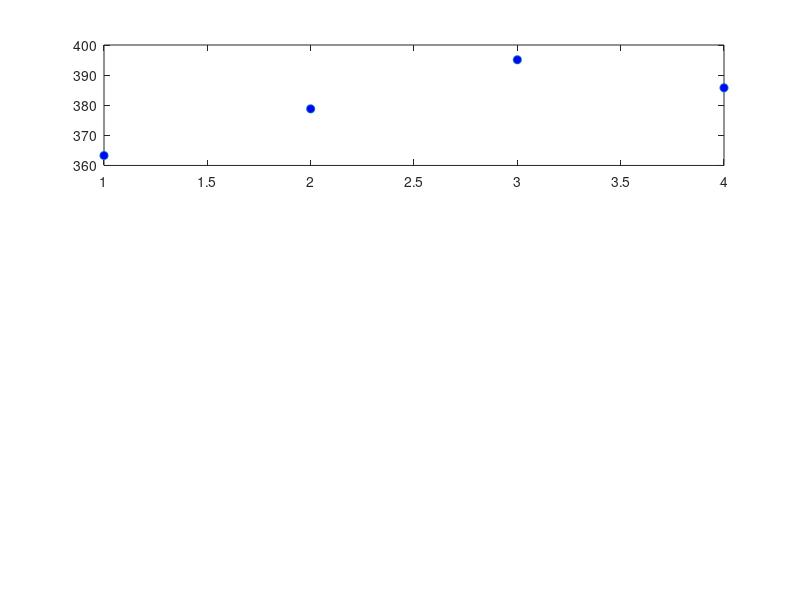

Here is the MATLAB script that generated this plot: (Note: this script raises an error after producing the figure.)
close all;
clear all;

%% Pitch
%Sub 1
pitch_atr = [363.3 378.8 395.1 385.8];
drift_atr = [347.2 378.4 386.1 378.0];
z = pitch_atr - pitch_atr(3);
figure;
subplot(3,1,1);
plot(pitch_atr,'o','MarkerFaceColor','b');
hline = refline([0 329.63]);
set(hline,'Color','k');
set(hline,'LineStyle',':');
hline = refline([0 349.23]);
set(hline,'Color','k');
set(hline,'LineStyle',':');
hline = refline([0 369.99]);
set(hline,'Color','k');
set(hline,'LineStyle',':');
hline = refline([0 392.00]);
set(hline,'Color','k');
set(hline,'LineStyle',':');
hline = refline([0 415.30]);
set(hline,'Color','k');
set(hline,'LineStyle',':');
title('A) Subject 1: Pitch','fontweight','bold','fontsize',12);
xlabel('ATR');
ylabel('Pitch (Hz)');
set(gca,'XTickLabel',{'NG14', '', 'RR', '', 'AC', '', 'LG14'});

%EIL
pitch_eil = [416.5 468.7 490.2 561.1];
drift_eil = [302.0 349.6 364.2 407.7];
z = [z; pitch_eil - pitch_eil(3)];

subplot(3,1,2);
plot(pitch_eil,'o','MarkerFaceColor','b');
hline = refline([0 415.30]);
set(hline,'Color','k');
set(hline,'LineStyle',':');
hline = refline([0 440.00]);
set(hline,'Color','k');
set(hline,'LineStyle',':');
hline = refline([0 466.16]);
set(hline,'Color','k');
set(hline,'LineStyle',':');
hline = refline([0 493.88]);
set(hline,'Color','k');
set(hline,'LineStyle',':');
hline = refline([0 523.25]);
set(hline,'Color','k');
set(hline,'LineStyle',':');
hline = refline([0 554.37]);
set(hline,'Color','k');
set(hline,'LineStyle',':');
xlabel('EIL');
ylabel('Pitch (Hz)');
set(gca,'XTickLabel',{'NG14', '', 'RR', '', 'AC', '', 'LG14'});

% WNDL
pitch_wndl = [325.1 296.6 286.6 318.2];
drift_wndl = [302.8 288.8 277.2 300.1];
z = [z; pitch_wndl - pitch_wndl(3)];
subplot(3,1,3);
plot(pitch_wndl,'o','MarkerFaceColor','b');
hline = refline([0 277.18]);
set(hline,'Color','k');
set(hline,'LineStyle',':');
hline = refline([0 293.66]);
set(hline,'Color','k');
set(hline,'LineStyle',':');
hline = refline([0 329.63]);
set(hline,'Color','k');
set(hline,'LineStyle',':');
xlabel('WNDL');
ylabel('Pitch (Hz)');
set(gca,'XTickLabel',{'NG14', '', 'RR', '', 'AC', '', 'LG14'});

% drift
figure;
y(:,1) = pitch_atr;
y(:,2) = drift_atr;
plot(y','-o');
ylabel('Pitch (Hz)');
title('A) Subject 1, ATR: Pitch Drift','fontweight','bold','fontsize',12);
legend('NG14', 'RR', 'AC', 'LG14','Location','North');
set(gca,'XTickLabel',{'', '', '', '', '', '', '', '', '', '', ''});
hline = refline([0 329.63]);
set(hline,'Color','k');
set(hline,'LineStyle',':');
hline = refline([0 349.23]);
set(hline,'Color','k');
set(hline,'LineStyle',':');
hline = refline([0 369.99]);
set(hline,'Color','k');
set(hline,'LineStyle',':');
hline = refline([0 392.00]);
set(hline,'Color','k');
set(hline,'LineStyle',':');
hline = refline([0 415.30]);
set(hline,'Color','k');
set(hline,'LineStyle',':');

figure;
y(:,1) = pitch_eil;
y(:,2) = drift_eil;
plot(y','-o');
title('B) Subject 1, EIL: Pitch Drift','fontweight','bold','fontsize',12);
legend('NG14', 'RR', 'AC', 'LG14','Location','North');
set(gca,'XTickLabel',{'', '', '', '', '', '', '', '', '', '', ''});
ylabel('Pitch (Hz)');
hline = refline([0 293.66]);
set(hline,'Color','k');
set(hline,'LineStyle',':');
hline = refline([0 311.13]);
set(hline,'Color','k');
set(hline,'LineStyle',':');
hline = refline([0 329.63]);
set(hline,'Color','k');
set(hline,'LineStyle',':');
hline = refline([0 349.23]);
set(hline,'Color','k');
set(hline,'LineStyle',':');
hline = refline([0 369.99]);
set(hline,'Color','k');
set(hline,'LineStyle',':');
hline = refline([0 392.00]);
set(hline,'Color','k');
set(hline,'LineStyle',':');
hline = refline([0 415.30]);
set(hline,'Color','k');
set(hline,'LineStyle',':');
hline = refline([0 440.00]);
set(hline,'Color','k');
set(hline,'LineStyle',':');
hline = refline([0 466.16]);
set(hline,'Color','k');
set(hline,'LineStyle',':');
hline = refline([0 493.88]);
set(hline,'Color','k');
set(hline,'LineStyle',':');
hline = refline([0 523.25]);
set(hline,'Color','k');
set(hline,'LineStyle',':');
hline = refline([0 554.37]);
set(hline,'Color','k');
set(hline,'LineStyle',':');

figure;
y(:,1) = pitch_wndl;
y(:,2) = drift_wndl;
plot(y','o-');
title('C) Subject 1, WNDL: Pitch Drift','fontweight','bold','fontsize',12);
legend('NG14', 'RR', 'AC', 'LG14','Location','North');
set(gca,'XTickLabel',{'', '', '', '', '', '', '', '', '', '', ''});
ylabel('Pitch (Hz)');
hline = refline([0 277.18]);
set(hline,'Color','k');
set(hline,'LineStyle',':');
hline = refline([0 293.66]);
set(hline,'Color','k');
set(hline,'LineStyle',':');
hline = refline([0 311.13]);
set(hline,'Color','k');
set(hline,'LineStyle',':');
hline = refline([0 329.63]);
set(hline,'Color','k');
set(hline,'LineStyle',':');

% Averages
figure;
errorbar(mean(z), std(z),'o','MarkerFaceColor','b');
hold on;
plot(median(z),'ro','MarkerFaceColor','r');
legend('Mean', 'Median');
set(gca,'XTickLabel',{'', 'NG14','','RR','','AC','','LG14'});
title('A) Subject 1: Pitch Differences Relative to AC','fontweight','bold','fontsize',12);
ylabel('Frequency (Hz)');
hline = refline([0 0]);
set(hline,'Color','k');


%Sub 2
pitch_atr = [298.1 318.8 314.6 398.3];
drift_atr = [296.1 306.4 310.2 390.2];
figure;
subplot(3,1,1);
plot(pitch_atr,'o','MarkerFaceColor','b');
hline = refline([0 293.66]);
set(hline,'Color','k');
set(hline,'LineStyle',':');
hline = refline([0 311.13]);
set(hline,'Color','k');
set(hline,'LineStyle',':');
hline = refline([0 329.63]);
set(hline,'Color','k');
set(hline,'LineStyle',':');
hline = refline([0 349.23]);
set(hline,'Color','k');
set(hline,'LineStyle',':');
hline = refline([0 369.99]);
set(hline,'Color','k');
set(hline,'LineStyle',':');
hline = refline([0 392.00]);
set(hline,'Color','k');
set(hline,'LineStyle',':');
hline = refline([0 415.30]);
set(hline,'Color','k');
set(hline,'LineStyle',':');
title('B) Subject 2: Pitch','fontweight','bold','fontsize',12);
xlabel('ATR');
ylabel('Pitch (Hz)');
set(gca,'XTickLabel',{'AC', '', 'NG14', '', 'LG14', '', 'RR'});

%EIL
pitch_eil = [473.8 472.9 523.8 531.8];
drift_eil = [470.4 493.3 542.2 540.8];
subplot(3,1,2);
plot(pitch_eil,'o','MarkerFaceColor','b');
hline = refline([0 466.16]);
set(hline,'Color','k');
set(hline,'LineStyle',':');
hline = refline([0 493.88]);
set(hline,'Color','k');
set(hline,'LineStyle',':');
hline = refline([0 523.25]);
set(hline,'Color','k');
set(hline,'LineStyle',':');
hline = refline([0 554.37]);
set(hline,'Color','k');
set(hline,'LineStyle',':');
xlabel('EIL');
ylabel('Pitch (Hz)');
set(gca,'XTickLabel',{'AC', '', 'NG14', '', 'LG14', '', 'RR'});

% JTOU
pitch_jtou = [232.1 235.3 262.6 246.5];
drift_jtou = [235.2 234.4 259.1 242.1];
subplot(3,1,3);
plot(pitch_jtou,'o','MarkerFaceColor','b');
hline = refline([0 220.0]);
set(hline,'Color','k');
set(hline,'LineStyle',':');
hline = refline([0 233.08]);
set(hline,'Color','k');
set(hline,'LineStyle',':');
hline = refline([0 246.94]);
set(hline,'Color','k');
set(hline,'LineStyle',':');
hline = refline([0 261.63]);
set(hline,'Color','k');
set(hline,'LineStyle',':');
hline = refline([0 277.18]);
set(hline,'Color','k');
set(hline,'LineStyle',':');
xlabel('JTOU');
ylabel('Pitch (Hz)');
set(gca,'XTickLabel',{'AC', '', 'NG14', '', 'LG14', '', 'RR'});

%Sub 2 Reordered
pitch_atr = [318.8 398.3 298.1 314.6];
z = [pitch_atr - pitch_atr(3)];
figure;
subplot(3,1,1);
plot(pitch_atr,'o','MarkerFaceColor','b');
hline = refline([0 293.66]);
set(hline,'Color','k');
set(hline,'LineStyle',':');
hline = refline([0 311.13]);
set(hline,'Color','k');
set(hline,'LineStyle',':');
hline = refline([0 329.63]);
set(hline,'Color','k');
set(hline,'LineStyle',':');
hline = refline([0 349.23]);
set(hline,'Color','k');
set(hline,'LineStyle',':');
hline = refline([0 369.99]);
set(hline,'Color','k');
set(hline,'LineStyle',':');
hline = refline([0 392.00]);
set(hline,'Color','k');
set(hline,'LineStyle',':');
hline = refline([0 415.30]);
set(hline,'Color','k');
set(hline,'LineStyle',':');
title('D) Subject 2: Pitch (rooms reordered)','fontweight','bold','fontsize',12);
xlabel('ATR');
ylabel('Pitch (Hz)');
set(gca,'XTickLabel',{'NG14', '', 'RR', '', 'AC', '', 'LG14'});

%EIL
pitch_eil = [472.9 531.8 473.8 523.8];
z = [z; pitch_eil - pitch_eil(3)];
subplot(3,1,2);
plot(pitch_eil,'o','MarkerFaceColor','b');
hline = refline([0 466.16]);
set(hline,'Color','k');
set(hline,'LineStyle',':');
hline = refline([0 493.88]);
set(hline,'Color','k');
set(hline,'LineStyle',':');
hline = refline([0 523.25]);
set(hline,'Color','k');
set(hline,'LineStyle',':');
hline = refline([0 554.37]);
set(hline,'Color','k');
set(hline,'LineStyle',':');
xlabel('EIL');
ylabel('Pitch (Hz)');
set(gca,'XTickLabel',{'NG14', '', 'RR', '', 'AC', '', 'LG14'});

% JTOU
pitch_jtou = [235.3 246.5 232.1 262.6];
z = [z; pitch_jtou - pitch_jtou(3)];
subplot(3,1,3);
plot(pitch_jtou,'o','MarkerFaceColor','b');
hline = refline([0 220.0]);
set(hline,'Color','k');
set(hline,'LineStyle',':');
hline = refline([0 233.08]);
set(hline,'Color','k');
set(hline,'LineStyle',':');
hline = refline([0 246.94]);
set(hline,'Color','k');
set(hline,'LineStyle',':');
hline = refline([0 261.63]);
set(hline,'Color','k');
set(hline,'LineStyle',':');
hline = refline([0 277.18]);
set(hline,'Color','k');
set(hline,'LineStyle',':');
xlabel('JTOU');
ylabel('Pitch (Hz)');
set(gca,'XTickLabel',{'NG14', '', 'RR', '', 'AC', '', 'LG14'});


% drift
figure;
y(:,1) = pitch_atr;
y(:,2) = drift_atr;
plot(y','o-');
ylabel('Pitch (Hz)');
title('D) Subject 2, ATR: Pitch Drift','fontweight','bold','fontsize',12);
legend('AC', 'NG14', 'LG14', 'RR','Location','North');
set(gca,'XTickLabel',{'', '', '', '', '', '', '', '', '', '', ''});
hline = refline([0 293.66]);
set(hline,'Color','k');
set(hline,'LineStyle',':');
hline = refline([0 311.13]);
set(hline,'Color','k');
set(hline,'LineStyle',':');
hline = refline([0 329.63]);
set(hline,'Color','k');
set(hline,'LineStyle',':');
hline = refline([0 349.23]);
set(hline,'Color','k');
set(hline,'LineStyle',':');
hline = refline([0 369.99]);
set(hline,'Color','k');
set(hline,'LineStyle',':');
hline = refline([0 392.00]);
set(hline,'Color','k');
set(hline,'LineStyle',':');
hline = refline([0 415.30]);
set(hline,'Color','k');
set(hline,'LineStyle',':');

figure;
y(:,1) = pitch_eil;
y(:,2) = drift_eil;
plot(y','-o');
title('E) Subject 2, EIL: Pitch Drift','fontweight','bold','fontsize',12');
legend('AC', 'NG14', 'LG14', 'RR','Location','North');
set(gca,'XTickLabel',{'', '', '', '', '', '', '', '', '', '', ''});
ylabel('Pitch (Hz)');
hline = refline([0 466.16]);
set(hline,'Color','k');
set(hline,'LineStyle',':');
hline = refline([0 493.88]);
set(hline,'Color','k');
set(hline,'LineStyle',':');
hline = refline([0 523.25]);
set(hline,'Color','k');
set(hline,'LineStyle',':');
hline = refline([0 554.37]);
set(hline,'Color','k');
set(hline,'LineStyle',':');

figure;
y(:,1) = pitch_jtou;
y(:,2) = drift_jtou;
plot(y','-o');
title('F) Subject 2, JTOU: Pitch Drift','fontweight','bold','fontsize',12);
legend('AC', 'NG14', 'LG14', 'RR','Location','North');
set(gca,'XTickLabel',{'', '', '', '', '', '', '', '', '', '', ''});
ylabel('Pitch (Hz)');
hline = refline([0 220.0]);
set(hline,'Color','k');
set(hline,'LineStyle',':');
hline = refline([0 233.08]);
set(hline,'Color','k');
set(hline,'LineStyle',':');
hline = refline([0 246.94]);
set(hline,'Color','k');
set(hline,'LineStyle',':');
hline = refline([0 261.63]);
set(hline,'Color','k');
set(hline,'LineStyle',':');
hline = refline([0 277.18]);
set(hline,'Color','k');
set(hline,'LineStyle',':');

% Averages
figure;
errorbar(mean(z), std(z),'o','MarkerFaceColor','b');
hold on;
plot(median(z),'ro','MarkerFaceColor','r');
legend('Mean', 'Median');
set(gca,'XTickLabel',{'', 'NG14','','RR','','AC','','LG14'});
title('B) Subject 2: Pitch Differences Relative to AC','fontweight','bold','fontsize',12);
ylabel('Frequency (Hz)');
hline = refline([0 0]);
set(hline,'Color','k');


%Sub 3
pitch_atr = [187.6 188.2 183.2 200.4];
drift_atr = [193.7 199.5 192.2 205.3];
z = [pitch_atr - pitch_atr(3)];
figure;
subplot(3,1,1);
plot(pitch_atr,'o','MarkerFaceColor','b');
hline = refline([0 174.61]);
set(hline,'Color','k');
set(hline,'LineStyle',':');
hline = refline([0 185.00]);
set(hline,'Color','k');
set(hline,'LineStyle',':');
hline = refline([0 196.00]);
set(hline,'Color','k');
set(hline,'LineStyle',':');
hline = refline([0 207.65]);
set(hline,'Color','k');
set(hline,'LineStyle',':');
title('C) Subject 3: Pitch','fontweight','bold','fontsize',12);
xlabel('ATR');
ylabel('Pitch (Hz)');
set(gca,'XTickLabel',{'NG14', '', 'RR', '', 'AC', '', 'LG14'});

%EIL
pitch_eil = [267.7 278.3 266.3 275.3];
drift_eil = [269.9 276.1 272.0 276.8];
z = [z; pitch_eil - pitch_eil(3)];

subplot(3,1,2);
plot(pitch_eil,'o','MarkerFaceColor','b');
hline = refline([0 261.63]);
set(hline,'Color','k');
set(hline,'LineStyle',':');
hline = refline([0 277.18]);
set(hline,'Color','k');
set(hline,'LineStyle',':');
hline = refline([0 293.66]);
set(hline,'Color','k');
set(hline,'LineStyle',':');
xlabel('EIL');
ylabel('Pitch (Hz)');
set(gca,'XTickLabel',{'NG14', '', 'RR', '', 'AC', '', 'LG14'});

% WDC
pitch_wdc = [198.5 208.8 207.7 208.0];
drift_wdc = [212.6 205.4 214.6 207.6];
z = [z; pitch_wdc - pitch_wdc(3)];
subplot(3,1,3);
plot(pitch_wdc,'o','MarkerFaceColor','b');
hline = refline([0 196.00]);
set(hline,'Color','k');
set(hline,'LineStyle',':');
hline = refline([0 207.65]);
set(hline,'Color','k');
set(hline,'LineStyle',':');
hline = refline([0 220.00]);
set(hline,'Color','k');
set(hline,'LineStyle',':');
xlabel('WDC');
ylabel('Pitch (Hz)');
set(gca,'XTickLabel',{'NG14', '', 'RR', '', 'AC', '', 'LG14'});


% drift
figure;
y(:,1) = pitch_atr;
y(:,2) = drift_atr;
plot(y','-o');
ylabel('Pitch (Hz)');
title('G) Subject 3, ATR: Pitch Drift','fontweight','bold','fontsize',12);
legend('NG14', 'RR', 'AC', 'LG14','Location','North');
set(gca,'XTickLabel',{'', '', '', '', '', '', '', '', '', '', ''});
hline = refline([0 174.61]);
set(hline,'Color','k');
set(hline,'LineStyle',':');
hline = refline([0 185.00]);
set(hline,'Color','k');
set(hline,'LineStyle',':');
hline = refline([0 196.00]);
set(hline,'Color','k');
set(hline,'LineStyle',':');
hline = refline([0 207.65]);
set(hline,'Color','k');
set(hline,'LineStyle',':');

figure;
y(:,1) = pitch_eil;
y(:,2) = drift_eil;
plot(y','-o');
title('H) Subject 3, EIL: Pitch Drift','fontweight','bold','fontsize',12);
legend('NG14', 'RR', 'AC', 'LG14','Location','North');
set(gca,'XTickLabel',{'', '', '', '', '', '', '', '', '', '', ''});
ylabel('Pitch (Hz)');
hline = refline([0 261.63]);
set(hline,'Color','k');
set(hline,'LineStyle',':');
hline = refline([0 277.18]);
set(hline,'Color','k');
set(hline,'LineStyle',':');
hline = refline([0 293.66]);
set(hline,'Color','k');
set(hline,'LineStyle',':');

figure;
y(:,1) = pitch_wdc;
y(:,2) = drift_wdc;
plot(y','-o');
title('I) Subject 3, WDC: Pitch Drift','fontweight','bold','fontsize',12);
legend('NG14', 'RR', 'AC', 'LG14','Location','North');
set(gca,'XTickLabel',{'', '', '', '', '', '', '', '', '', '', ''});
ylabel('Pitch (Hz)');
hline = refline([0 196.00]);
set(hline,'Color','k');
set(hline,'LineStyle',':');
hline = refline([0 207.65]);
set(hline,'Color','k');
set(hline,'LineStyle',':');
hline = refline([0 220.00]);
set(hline,'Color','k');
set(hline,'LineStyle',':');

% Averages
figure;
errorbar(mean(z), std(z),'o','MarkerFaceColor','b');
hold on;
plot(median(z),'ro','MarkerFaceColor','r');
legend('Mean', 'Median');
set(gca,'XTickLabel',{'', 'NG14','','RR','','AC','','LG14'});
title('C) Subject 3: Pitch Differences Relative to AC','fontweight','bold','fontsize',12);
ylabel('Frequency (Hz)');
hline = refline([0 0]);
set(hline,'Color','k');
